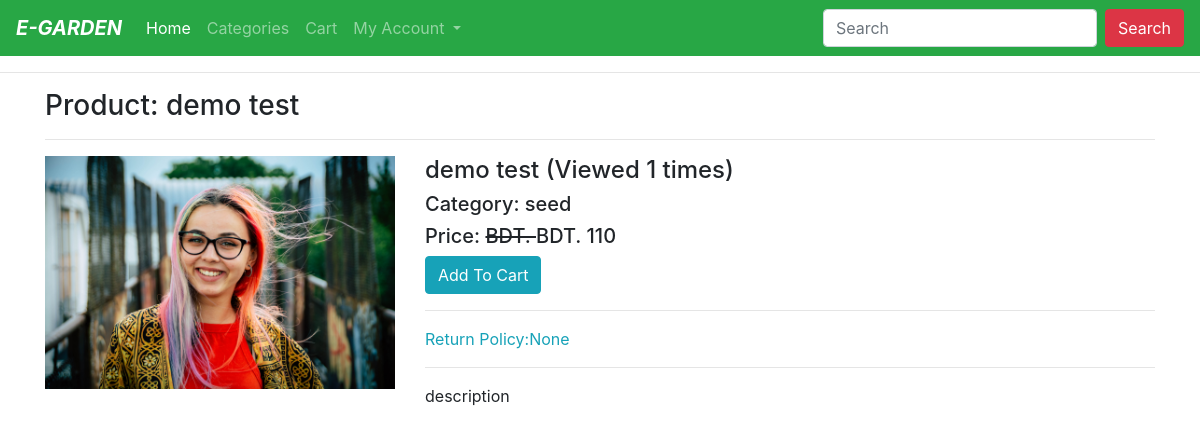
Page /product/seed2/ on the committed database.
### mainapp/models.py (models this page shows, shortened)
class Product(models.Model):
    title = models.CharField(max_length=200)
    slug = models.SlugField(unique=True)
    category = models.ForeignKey(Category, on_delete=models.CASCADE)
    image = models.ImageField(upload_to="products")
    selling_price = models.PositiveIntegerField()
    description = models.TextField()
    return_policy = models.CharField(max_length=300, null=True, blank=True)
    view_count = models.PositiveIntegerField(default=0)

class Category(models.Model):
    title = models.CharField(max_length=200)
    slug = models.SlugField(unique=True)
    def __str__(self):
        return self.title

### mainapp/views.py (the view)
# urls.py: path("product/<slug:slug>/", ProductDetailView.as_view(), name="productdetail"),
class ProductDetailView(EcomMixin, TemplateView):
    template_name = "productdetail.html"
    def get_context_data(self, **kwargs):
        context = super().get_context_data(**kwargs)
        url_slug = self.kwargs['slug']
        product = Product.objects.get(slug=url_slug)
        product.view_count += 1
        product.save()
        context['product'] = product
        return context

### mainapp/views.py (called while the page is built)
    def dispatch(self, request, *args, **kwargs):
        cart_id = request.session.get("cart_id")
        if cart_id:
            cart_obj = Cart.objects.get(id=cart_id)
            if request.user.is_authenticated and request.user.customer:
                cart_obj.customer = request.user.customer
                cart_obj.save()
        return super().dispatch(request, *args, **kwargs)

### templates/productdetail.html (shortened to what this page needs)
{% extends 'base.html' %}
{% block content %}
<div class="container">
    <h3>Product: {{product.title}}</h3><hr>
    <div class="row">
        <div class="col-md-4">
            <img src="{{product.image.url}}" alt="" class="img-fluid">
        </div>
        <div class="col-md-8">
            <h4>{{product.title}} (Viewed {{product.view_count}} times)</h4>
            <h5>Category: {{product.category}}</h5>
            <h5>Price: <strike>BDT. {{product.marked_price}}</strike> BDT. {{product.selling_price}}</h5>
            <a href="{% url 'mainapp:addtocart' product.id %}" class="btn btn-info">Add To Cart</a>
            <hr>
            <p class="text-info">Return Policy:{{product.return_policy}}</p>
            <hr>
            <p>{{product.description}}</p>
        </div>
    </div>
</div>
{% endblock %}

### rows in the picture
Product: title "demo test", image (picture), view_count "1", category "seed", selling_price "110", return_policy "None", description "description"
